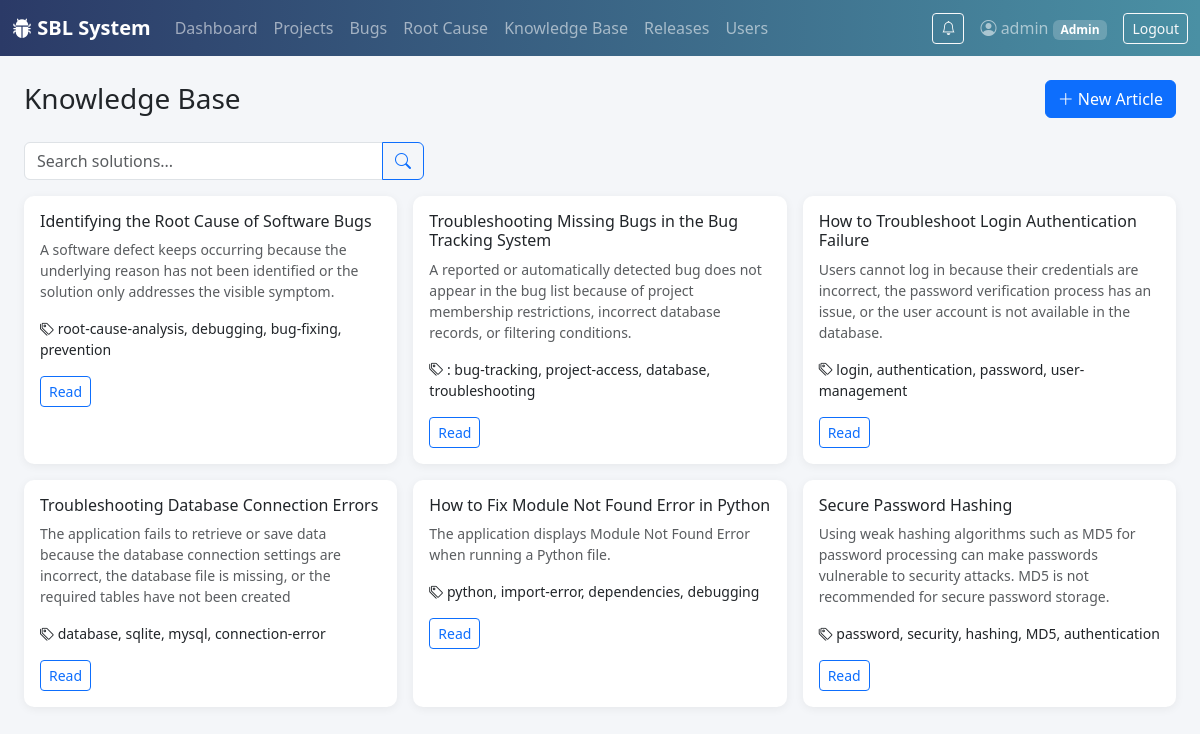
/kb/ (signed in), run on the app's committed database.
### tables this page shows
CREATE TABLE users (
    id INTEGER PRIMARY KEY AUTOINCREMENT,
    username TEXT UNIQUE NOT NULL,
    email TEXT UNIQUE NOT NULL,
    password_hash TEXT NOT NULL,
    role TEXT NOT NULL DEFAULT 'Tester',
    created_at TIMESTAMP DEFAULT CURRENT_TIMESTAMP
);

CREATE TABLE knowledge_base (
    id INTEGER PRIMARY KEY AUTOINCREMENT,
    bug_id INTEGER,
    title TEXT NOT NULL,
    problem_summary TEXT,
    solution TEXT NOT NULL,
    tags TEXT,
    created_by INTEGER,
    created_at TIMESTAMP DEFAULT CURRENT_TIMESTAMP,
    FOREIGN KEY (bug_id) REFERENCES bugs(id) ON DELETE SET NULL,
    FOREIGN KEY (created_by) REFERENCES users(id)
);

### app/kb.py (the view)
@bp.route("/")
@login_required
def list_articles():
    db = get_db()
    q = request.args.get("q", "").strip()
    if q:
        like = f"%{q}%"
        articles = db.execute(
            """SELECT k.*, u.username FROM knowledge_base k LEFT JOIN users u ON u.id = k.created_by
               WHERE k.title LIKE ? OR k.problem_summary LIKE ? OR k.solution LIKE ? OR k.tags LIKE ?
               ORDER BY k.created_at DESC""",
            (like, like, like, like),
        ).fetchall()
    else:
        articles = db.execute(
            """SELECT k.*, u.username FROM knowledge_base k LEFT JOIN users u ON u.id = k.created_by
               ORDER BY k.created_at DESC"""
        ).fetchall()
    return render_template("kb/list.html", articles=articles, q=q)

### app/access.py (called while the page is built, shortened)
def guard_uploads():
    if not request.path.startswith("/static/uploads/"):
        return None

### app/auth.py (called while the page is built)
def login_required(view):
    @functools.wraps(view)
    def wrapped(**kwargs):
        if g.user is None:
            return redirect(url_for("auth.login"))
        return view(**kwargs)
    return wrapped

### app/db.py (called while the page is built)
def get_db():
    if "db" not in g:
        g.db = sqlite3.connect(DB_PATH, detect_types=sqlite3.PARSE_DECLTYPES)
        g.db.row_factory = sqlite3.Row
        g.db.execute("PRAGMA foreign_keys = ON")
    return g.db

### app/templates/kb/list.html (shortened to what this page needs)
{% extends "base.html" %}
{% block content %}
<div class="d-flex justify-content-between align-items-center mb-4">
  <h3 class="mb-0">Knowledge Base</h3>
  {% if current_user['role'] in ['Admin', 'Manager'] %}
  <a href="{{ url_for('kb.new_article') }}" class="btn btn-primary"><i class="bi bi-plus-lg"></i> New Article</a>
  {% endif %}
</div>
<form method="get" class="mb-3">
  <div class="input-group" style="max-width: 400px;">
    <input type="text" name="q" class="form-control" placeholder="Search solutions..." value="{{ q }}">
    <button class="btn btn-outline-primary"><i class="bi bi-search"></i></button>
  </div>
</form>
<div class="row g-3">
  {% for a in articles %}
  <div class="col-md-4">
    <div class="card sbl-card h-100">
      <div class="card-body">
        <h6 class="card-title">{{ a['title'] }}</h6>
        <p class="card-text text-muted small">{{ a['problem_summary'] or '' }}</p>
        {% if a['tags'] %}<p class="small"><i class="bi bi-tags"></i> {{ a['tags'] }}</p>{% endif %}
        <a href="{{ url_for('kb.detail', article_id=a['id']) }}" class="btn btn-sm btn-outline-primary">Read</a>
      </div>
    </div>
  </div>
  {% else %}
  <p class="text-muted">No articles found.</p>
  {% endfor %}
</div>
{% endblock %}

### app/templates/base.html (shortened to what this page needs)
<!doctype html>
<html lang="en">
<head>
  <link href="https://cdnjs.cloudflare.com/ajax/libs/bootstrap/5.3.3/css/bootstrap.min.css" rel="stylesheet">
  <link href="https://cdnjs.cloudflare.com/ajax/libs/bootstrap-icons/1.11.3/font/bootstrap-icons.min.css" rel="stylesheet">
  <link href="{{ url_for('static', filename='css/style.css') }}" rel="stylesheet">
</head>
<body>
{% if current_user %}
<nav class="navbar navbar-expand-lg navbar-dark sbl-navbar">
  <div class="container-fluid">
    <a class="navbar-brand fw-semibold" href="{{ url_for('dashboard.home') }}"><i class="bi bi-bug-fill"></i> SBL System</a>
    <div class="collapse navbar-collapse" id="nav">
      <ul class="navbar-nav me-auto">
        <li class="nav-item"><a class="nav-link" href="{{ url_for('dashboard.home') }}">Dashboard</a></li>
        <li class="nav-item"><a class="nav-link" href="{{ url_for('projects.list_projects') }}">Projects</a></li>
        <li class="nav-item"><a class="nav-link" href="{{ url_for('bugs.list_bugs') }}">Bugs</a></li>
        <li class="nav-item"><a class="nav-link" href="{{ url_for('rca.list_all') }}">Root Cause</a></li>
        <li class="nav-item"><a class="nav-link" href="{{ url_for('kb.list_articles') }}">Knowledge Base</a></li>
        <li class="nav-item"><a class="nav-link" href="{{ url_for('releases.list_releases') }}">Releases</a></li>
        {% if current_user['role'] == 'Admin' %}
        <li class="nav-item"><a class="nav-link" href="{{ url_for('auth.manage_users') }}">Users</a></li>
        {% endif %}
      </ul>
      <a href="{{ url_for('notifications.list_notifications') }}"
         class="btn btn-outline-light btn-sm me-3 position-relative"
         title="Notifications">
        <i class="bi bi-bell"></i>
      </a>
      <span class="navbar-text me-3">
        <i class="bi bi-person-circle"></i> {{ current_user['username'] }}
        <span class="badge sbl-role-badge">{{ current_user['role'] }}</span>
      </span>
      <a href="{{ url_for('auth.logout') }}" class="btn btn-outline-light btn-sm">Logout</a>
    </div>
  </div>
</nav>
{% endif %}
<div class="container-fluid py-4 px-4">
  {% block content %}{% endblock %}
</div>
</body>
</html>

### app/static/css/style.css (style rules this page uses)
:root { --sbl-primary: #2b3a67; --sbl-accent: #4a90a4; }
body { background-color: #f4f6f9; }
.sbl-navbar { background: linear-gradient(90deg, var(--sbl-primary), var(--sbl-accent)); }
.sbl-role-badge { background-color: rgba(255,255,255,0.2); }
.sbl-card { border: none; border-radius: 10px; box-shadow: 0 2px 10px rgba(0,0,0,0.06); }

### data on the page
users: username "admin", role "Admin"
knowledge_base: title "Identifying the Root Cause of Software Bugs", problem_summary "A software defect keeps occurring because the underlying reason has not been identified or the solution only addresses the visible symptom.", tags "root-cause-analysis, debugging, bug-fixing, prevention"
knowledge_base: title "Troubleshooting Missing Bugs in the Bug Tracking System", problem_summary "A reported or automatically detected bug does not appear in the bug list because of project membership restrictions, incorrect database records, or filtering conditions.", tags ": bug-tracking, project-access, database, troubleshooting"
knowledge_base: title "How to Troubleshoot Login Authentication Failure", problem_summary "Users cannot log in because their credentials are incorrect, the password verification process has an issue, or the user account is not available in the database.", tags "login, authentication, password, user-management"
knowledge_base: title "Troubleshooting Database Connection Errors", problem_summary "The application fails to retrieve or save data because the database connection settings are incorrect, the database file is missing, or the required tables have not been created", tags "database, sqlite, mysql, connection-error"
knowledge_base: title "How to Fix Module Not Found Error in Python", problem_summary "The application displays Module Not Found Error when running a Python file.", tags "python, import-error, dependencies, debugging"
knowledge_base: title "Secure Password Hashing", problem_summary "Using weak hashing algorithms such as MD5 for password processing can make passwords vulnerable to security attacks. MD5 is not recommended for secure password storage.", tags "password, security, hashing, MD5, authentication"
